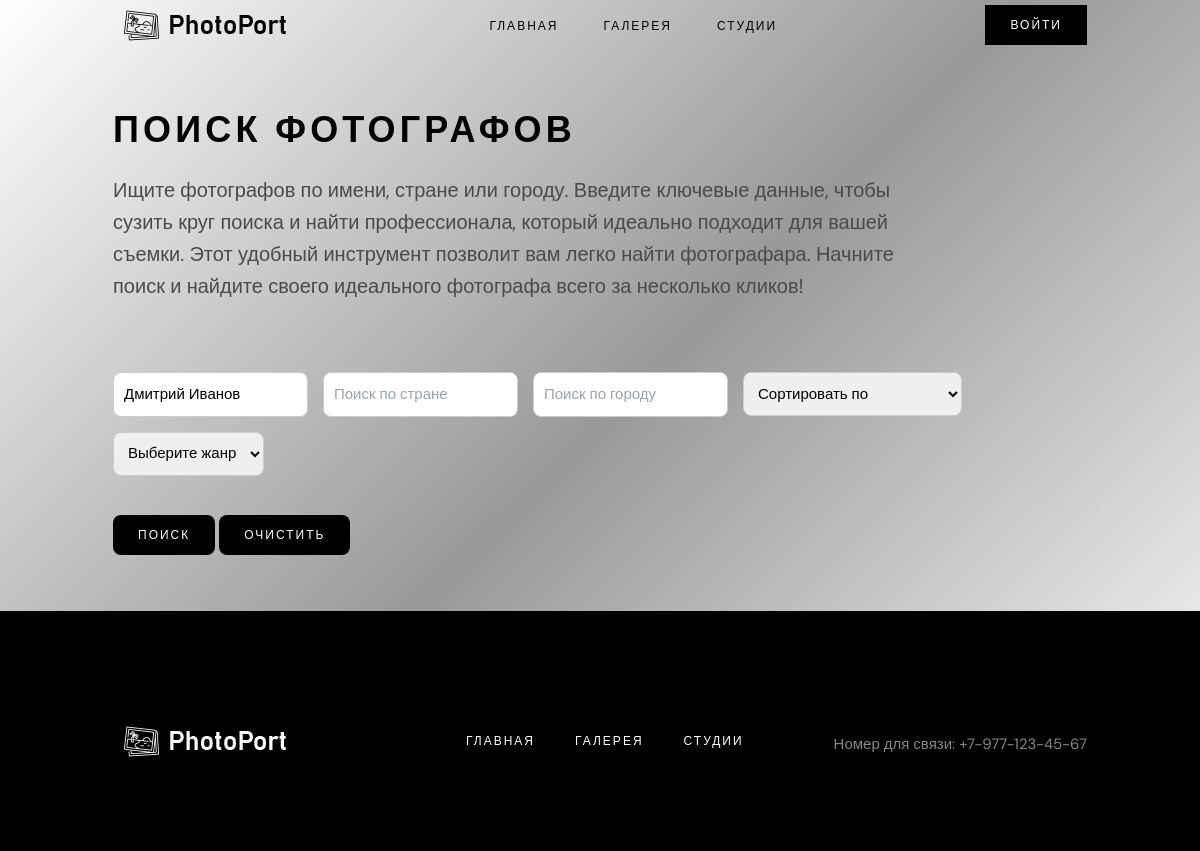
/photographers.php?name=Дмитрий Иванов, run on an earlier commit of the app's database.
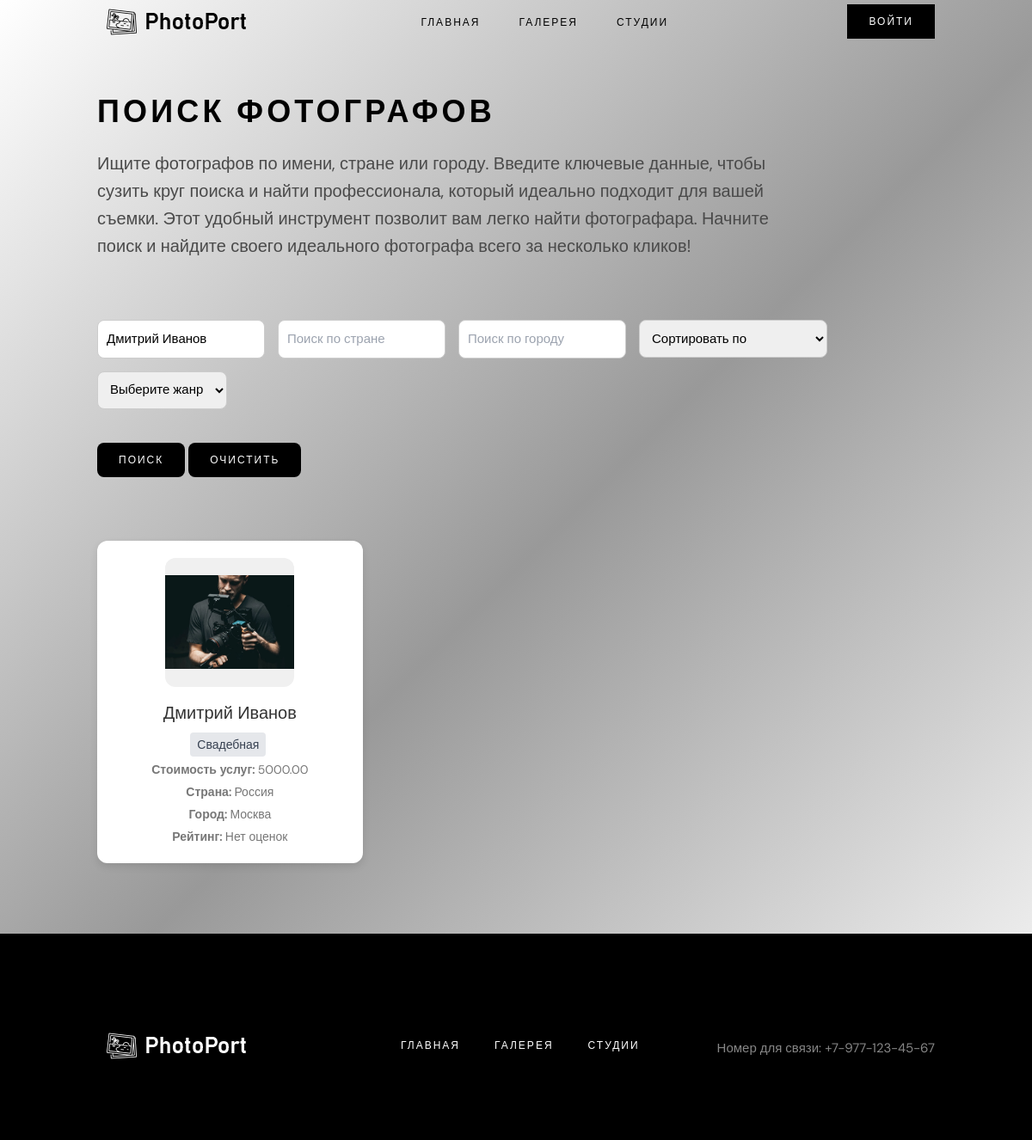
And on a later commit of the database.
### tables this page shows
CREATE TABLE `users` (
  `id` int(11) NOT NULL,
  `name` varchar(100) NOT NULL,
  `email` varchar(100) NOT NULL,
  `password` varchar(255) NOT NULL,
  `role_id` int(11) NOT NULL,
  `country` varchar(100) DEFAULT NULL,
  `city` varchar(100) DEFAULT NULL,
  `description` text DEFAULT NULL,
  `service_cost` decimal(10,2) DEFAULT NULL,
  `created_at` timestamp NOT NULL DEFAULT current_timestamp(),
  `profile_picture` varchar(255) DEFAULT NULL
);

### photographers.php (the view, shortened to what the changed rows need)
<?php
$host = 'localhost';
$dbname = 'photoport';
$username = 'root';
$password = '';
try {
    $pdo = new PDO("mysql:host=$host;dbname=$dbname;charset=utf8", $username, $password);
    $pdo->setAttribute(PDO::ATTR_ERRMODE, PDO::ERRMODE_EXCEPTION);
} catch (PDOException $e) {
    die("Ошибка подключения: " . $e->getMessage());
}
$search_name = isset($_GET['name']) ? $_GET['name'] : '';
$search_country = isset($_GET['country']) ? $_GET['country'] : '';
$search_city = isset($_GET['city']) ? $_GET['city'] : '';
$sort = isset($_GET['sort']) ? $_GET['sort'] : '';
$sql = "
    SELECT users.id, users.name, users.country, users.city, users.profile_picture,
           users.service_cost,
           COALESCE(AVG(ratings.rating), 0) AS avg_rating,
           GROUP_CONCAT(DISTINCT genres.name SEPARATOR ', ') AS genres
    FROM users
    LEFT JOIN roles ON users.role_id = roles.id
    LEFT JOIN ratings ON users.id = ratings.photographer_id
    LEFT JOIN photographer_genres ON users.id = photographer_genres.photographer_id
    LEFT JOIN genres ON photographer_genres.genre_id = genres.id
    WHERE roles.name = 'photographer'
    AND users.name LIKE :name
    AND users.country LIKE :country
    AND users.city LIKE :city
";
$params = [
    'name' => "%$search_name%",
    'country' => "%$search_country%",
    'city' => "%$search_city%",
];
$sql .= " GROUP BY users.id";
switch ($sort) {
    default:
        $sql .= " ORDER BY users.name ASC";
        break;
}
$query = $pdo->prepare($sql);
$query->execute($params);
$photographers = $query->fetchAll(PDO::FETCH_ASSOC);
?>
<!DOCTYPE html>
<html lang="ru">
<head>
    <link rel="stylesheet" href="styles/css/main.css">
    <link rel="stylesheet" href="styles/css/photo.css">
    <script src="https://cdn.tailwindcss.com"></script>
</head>
<body>
    <div class="container mx-auto pt-10 pb-8">
    <h1 class="text-4xl font-bold mb-6">Поиск фотографов</h1>
    <div class="grid grid-cols-1 md:grid-cols-2 lg:grid-cols-3 gap-6">
        <?php foreach ($photographers as $photographer): ?>
            <div class="photographer-card">
                <div class="image-wrapper">
                    <a href="photographer.php?id=<?= $photographer['id']; ?>">
                        <img src="<?= !empty($photographer['profile_picture']) ? htmlspecialchars($photographer['profile_picture']) : 'images/default_profile.jpg'; ?>" alt="<?= htmlspecialchars($photographer['name']); ?>">
                    </a>
                </div>
                <div class="photographer-info">
                    <h2><a href="photographer.php?id=<?= $photographer['id']; ?>"><?= htmlspecialchars($photographer['name']); ?></a></h2>
                    <?php
                    if (!empty($photographer['genres'])) {
                        $genres = explode(', ', $photographer['genres']);
                        foreach ($genres as $genre) {
                            echo '<span class="inline-block bg-gray-200 text-gray-700 px-2 py-1 rounded mr-1 text-sm">' . htmlspecialchars($genre) . '</span>';
                        }
                    }
                    ?>
                    <p><strong>Стоимость услуг: </strong><?= htmlspecialchars($photographer['service_cost'] ?? 'Не указана'); ?></p>
                    <p><strong>Страна:</strong> <?= htmlspecialchars($photographer['country'] ?? 'Не указано'); ?></p>
                    <p><strong>Город:</strong> <?= htmlspecialchars($photographer['city'] ?? 'Не указано'); ?></p>
                    <p><strong>Рейтинг: </strong><?= $photographer['avg_rating'] > 0 ? number_format($photographer['avg_rating'], 1) . ' ★' : 'Нет оценок'; ?></p>
                </div>
            </div>
        <?php endforeach; ?>
    </div>
</div>
</body>
</html>

What changed in the data, as far as the page shows it:
added users: profile_picture (picture), name "Дмитрий Иванов", genre "Свадебная", service_cost "5000.00", country "Россия", city "Москва"
